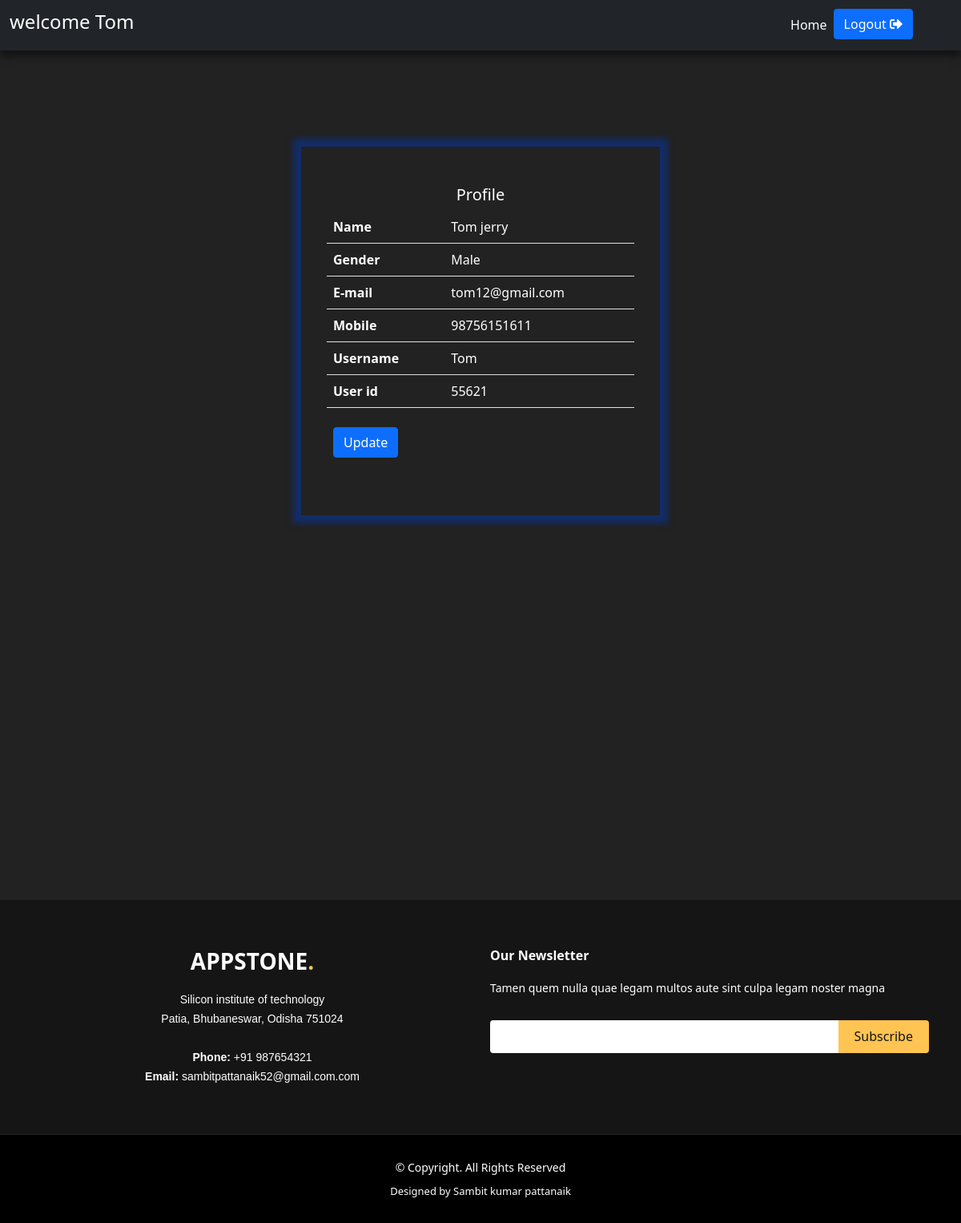
Page /student-profile.php (signed in) on the committed database.
### tables this page shows
CREATE TABLE `student` (
  `id` int(11) NOT NULL,
  `fname` varchar(255) NOT NULL,
  `lname` varchar(255) NOT NULL,
  `gender` varchar(255) NOT NULL,
  `email` varchar(255) NOT NULL,
  `mobile` varchar(255) NOT NULL,
  `img` varchar(255) NOT NULL,
  `username` varchar(255) NOT NULL,
  `password` varchar(255) NOT NULL
);

### student-profile.php (the view, shortened to what this page needs)
<!doctype html>
<html lang="en">
<?php
      if(isset($_SESSION['username']))
      {
    ?>
<head>
    <link href="https://cdn.jsdelivr.net/npm/bootstrap@5.0.0-beta2/dist/css/bootstrap.min.css" rel="stylesheet">
    <link rel="stylesheet" href="student.css">
    <link rel="stylesheet" href="footer.css">
    <link rel="stylesheet" href="https://cdnjs.cloudflare.com/ajax/libs/font-awesome/4.7.0/css/font-awesome.min.css">
    <link rel="stylesheet" href="https://cdn.jsdelivr.net/npm/bootstrap-icons@1.4.0/font/bootstrap-icons.css">
    <link rel="stylesheet" href="https://cdnjs.cloudflare.com/ajax/libs/font-awesome/5.15.2/css/all.min.css" />
</head>
<body>
    <header>
        <nav class="navbar sticky-top navbar-expand-lg navbar-dark bg-dark" id="nave">
            <div class="container-fluid">
                <a class="navbar-brand" href="#">
                <?php
                 $user_email=$_SESSION['username'];
                 echo "<h4> welcome $user_email </h4>";
                 ?>
                 </a>
                <div class="collapse navbar-collapse" id="navbarSupportedContent">
                    <ul class="navbar-nav ms-auto me-5 mb-2 mb-lg-0">
                        <li class="nav-item">
                            <a class="nav-link active" aria-current="page" href="studenthome.php">Home</a>
                        </li>
                    <form action="" method="POST">
                        <button type="submit" name="logout" class="btn btn-primary">Logout  <i class="fa fa-sign-out-alt"></i></button>
                        </form>
                    </ul>
                </div>
            </div>
        </nav>
    </header>
    <section id="services" class="services">
        <div class="container" data-aos="fade-up">
<br><br><br><br><br>
        <div class="container-fluid">
       <div class="row justify-content-center">
       <div class="card2" style="width: 28rem; height:auto; ">
  <div class="card-body">
    <h5 class="card-title text-center">Profile</h5>
    <div class="table-responsive text-center">
  <table class="table">
  <?php
$connect= new mysqli("localhost","root","","qbms");
$query="select * from student where username='$_SESSION[username]'";
$result=$connect->query($query);
if($result->num_rows>0){
    $row = $result->fetch_assoc();
 echo " <tbody style=\"color:white; text-align:left;\">";
 echo " <tr >";
      echo " <tr >";
      echo "   <th scope=\"row\" >Name</th>";
      echo "   <td>".$row['fname']."  ".$row['lname']."</td>";
      echo " </tr>";
      echo " <tr>";
      echo "   <th scope=\"row\">Gender</th>";
      echo "   <td>".$row['gender']."</td>";
      echo " </tr>";
      echo " <tr>";
      echo "   <th scope=\"row\">E-mail</th>";
      echo "   <td>".$row['email']."</td>";
      echo " </tr>";
      echo " <tr>";
      echo " <th scope=\"row\">Mobile</th>";
      echo " <td>".$row['mobile']."</td>";
     echo "</tr>";
     echo "<tr>";
     echo "<th scope=\"row\">Username</th>";
     echo "<td>".$user_email."</td>";
   echo "</tr>";
   echo "<tr>";
     echo "<th scope=\"row\">User id</th>";
     echo "<td>".$row['id']."</td>";
   echo "</tr>";
   echo "<tr>";
     echo "<th scope=\"row\" style=\"border:transparent\"></th>";
     echo "<td  style=\"border:transparent\">"."   "."</td>";
     echo "</tr>";
   echo "<tr>";
     echo "<td  style=\"border:transparent\">"."<a class=\"btn btn-primary float-start\" href=\"update-student-profile.php?updateid=$row[id]\">"."Update"."</a>"."</td>";
     echo "</tr>";
    echo " </tbody>";
}
    ?>
  </table>
</div>
  </div>
</div>
       </div>
       </div>
        </div>
    </section>
    <br><br><br><br><br><br><br><br><br><br><br><br><br><br><br><br><br><br><br><br>
    <footer id="footer">
        <div class="footer-top">
            <div class="container">
                <div class="row">
                    <div class="col-lg-6 col-md-6 text-center">
                        <div class="footer-info">
                            <h3>Appstone<span>.</span></h3>
                            <p>
                                Silicon institute of technology <br> Patia, Bhubaneswar, Odisha 751024<br><br>
                                <strong>Phone:</strong> +91 987654321<br>
                                <strong>Email:</strong> sambitpattanaik52@gmail.com.com<br>
                            </p>
                        </div>
                    </div>
                    <div class="col-lg-6 col-md-6 footer-newsletter">
                        <h4>Our Newsletter</h4>
                        <p>Tamen quem nulla quae legam multos aute sint culpa legam noster magna</p>
                        <form action="" method="post">
                            <input type="email" name="email"><input type="submit" value="Subscribe">
                        </form>
                    </div>
                </div>
            </div>
        </div>
        <div class="container">
            <div class="copyright">
                &copy; Copyright. All Rights Reserved
            </div>
            <div class="credits">
                Designed by Sambit kumar pattanaik
            </div>
        </div>
    </footer>
</body>
</html>
<?php   }else{
    header("location:login.php");}?>

### student.css (style rules this page uses)
body { background-color: #222; }
.card2 { color: white; width: 280px; height: 40rem; padding: 2rem 1rem; background: transparent; box-shadow: 0px 0px 7px 10px rgba(18, 45, 104, 500); transition: 0.5s ease-in-out; }

### footer.css (style rules this page uses)
#footer { background: black; padding: 0 0 30px 0; color: #fff; font-size: 14px; position: relative; }
#footer .footer-top { background: #151515; border-bottom: 1px solid #222222; padding: 60px 0 30px 0; }
#footer .footer-top .footer-info { margin-bottom: 30px; }
#footer .footer-top .footer-info h3 { font-size: 28px; margin: 0 0 20px 0; padding: 2px 0 2px 0; line-height: 1; font-weight: 700; text-transform: uppercase; }
#footer .footer-top .footer-info h3 span { color: #ffc451; }
#footer .footer-top .footer-info p { font-size: 14px; line-height: 24px; margin-bottom: 0; font-family: "Raleway", sans-serif; color: #fff; }
#footer .footer-top h4 { font-size: 16px; font-weight: 600; color: #fff; position: relative; padding-bottom: 12px; }
#footer .footer-top .footer-newsletter form { margin-top: 30px; background: #fff; padding: 6px 10px; position: relative; border-radius: 4px; }
#footer .footer-top .footer-newsletter form input[type="email"] { border: 0; padding: 4px; width: calc(100% - 110px); }
#footer .footer-top .footer-newsletter form input[type="submit"] { position: absolute; top: 0; right: -2px; bottom: 0; border: 0; background: none; font-size: 16px; padding: 0 20px; background: #ffc451; color: #151515; transition: 0.3s; border-radius: 0 4px 4px 0; }
#footer .copyright { text-align: center; padding-top: 30px; }
#footer .credits { padding-top: 10px; text-align: center; font-size: 13px; color: #fff; }

### rows in the picture
student: fname "Tom", lname "jerry", gender "Male", email "tom12@gmail.com", mobile "98756151611", id "55621"

### other values in the picture
$user_email "Tom"
